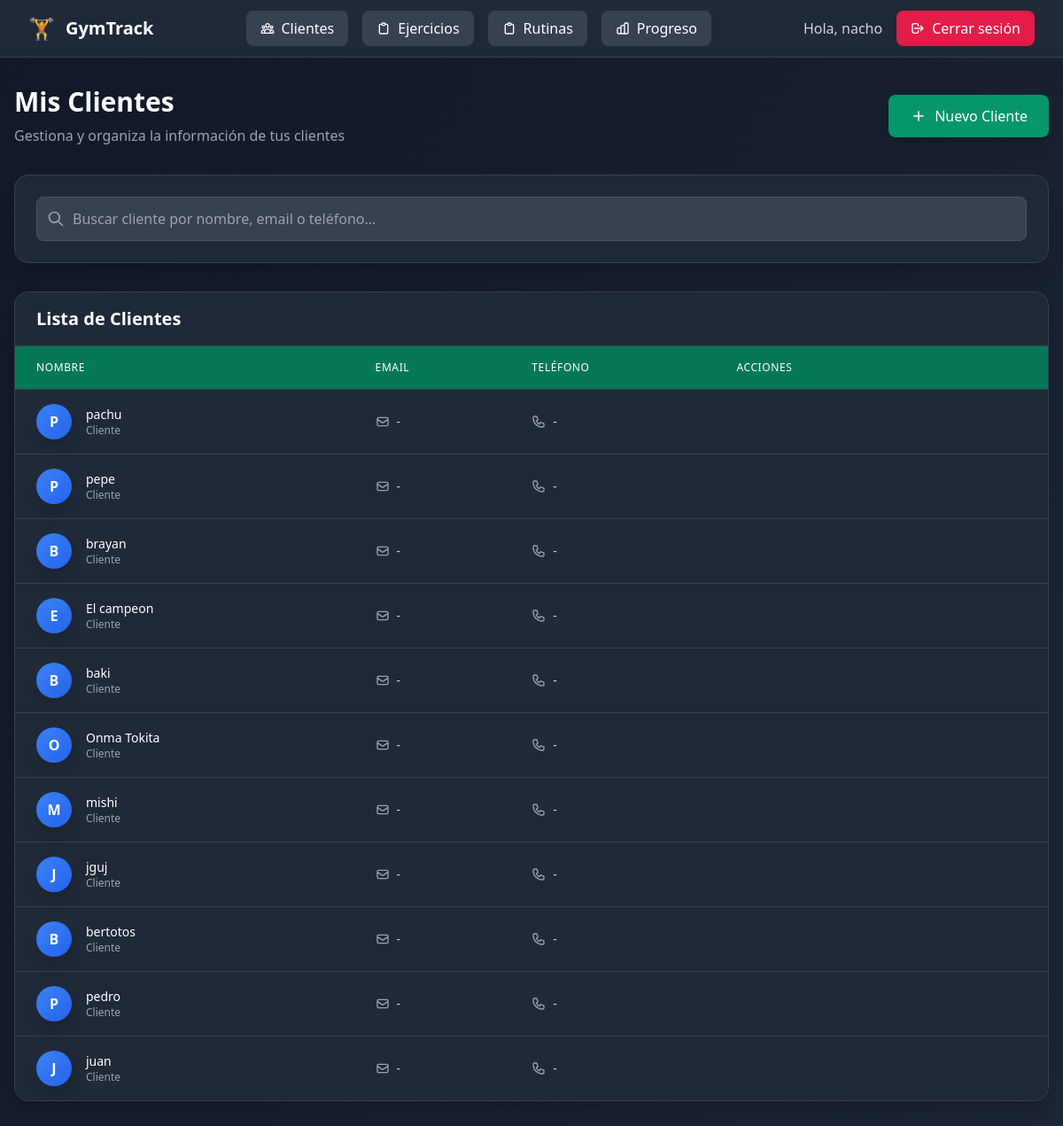
Screenshot of /clientes/ (signed in) with the database file from the repository.
### usuarios/models.py (models this page shows, shortened)
class Usuario(AbstractUser):
    ROLES = [
        ("admin", "Administrador"),
        ("entrenador", "Entrenador"),
        ("cliente", "Cliente"),
    ]
    rol = models.CharField(max_length=20, choices=ROLES, default="cliente")

### clientes/models.py (models this page shows, shortened)
class Cliente(models.Model):
    usuario = models.OneToOneField(
        settings.AUTH_USER_MODEL,
        on_delete=models.CASCADE,
        related_name="perfil_cliente",
        null=True, blank=True
    )
    entrenadores = models.ManyToManyField(
        settings.AUTH_USER_MODEL,
        related_name="clientes",
        blank=True
    )
    nombre = models.CharField(max_length=100)
    edad = models.PositiveIntegerField(null=True, blank=True)
    altura_cm = models.PositiveIntegerField(null=True, blank=True)
    peso_kg = models.FloatField(null=True, blank=True)
    lesiones = models.TextField(blank=True, help_text="Anotar lesiones o complicaciones")

### clientes/views.py (the view)
# urls.py: path("", ClienteListaView.as_view(), name="lista"),
class ClienteListaView(LoginRequiredCustomMixin, RolRequiredMixin, EntrenadorQuerysetMixin, ListView):
    model = Cliente
    template_name = "clientes/lista.html"
    context_object_name = "clientes"
    rol_permitido = "entrenador"  # 👈 solo entrenadores

### usuarios/mixins.py (called while the page is built)
    def test_func(self):
        user = self.request.user
        if not user.is_authenticated:
            return False
        if self.rol_permitido:
            return user.rol == self.rol_permitido
        return False

    def get_queryset(self):
        qs = super().get_queryset()
        user = self.request.user
        if user.is_superuser:
            return qs
        if hasattr(self.model, "cliente"):
            return qs.filter(cliente__entrenadores=user).distinct()
        if hasattr(self.model, "entrenadores"):
            return qs.filter(entrenadores=user).distinct()
        return qs.none()

### clientes/templates/clientes/lista.html (shortened to what this page needs)
{% extends "base.html" %}
{% block content %}
<div class="min-h-screen bg-gradient-to-br from-gray-900 to-gray-800 py-8 px-4">
  <div class="max-w-7xl mx-auto">
    <div class="flex flex-col sm:flex-row justify-between items-start sm:items-center mb-8 gap-4">
      <div>
        <h1 class="text-3xl font-bold text-white mb-2">Mis Clientes</h1>
        <p class="text-gray-400">Gestiona y organiza la información de tus clientes</p>
      </div>
      <a href="{% url 'clientes:crear' %}" class="inline-flex items-center px-6 py-3 bg-emerald-600 hover:bg-emerald-500 text-white font-medium rounded-lg transition-colors shadow-lg">
        <svg class="w-5 h-5 mr-2" fill="none" stroke="currentColor" viewBox="0 0 24 24">
          <path stroke-linecap="round" stroke-linejoin="round" stroke-width="2" d="M12 6v6m0 0v6m0-6h6m-6 0H6"></path>
        </svg>
        Nuevo Cliente
      </a>
    </div>
    <div class="bg-gray-800 rounded-2xl shadow-xl border border-gray-700 p-6 mb-8">
      <div class="relative">
        <div class="absolute inset-y-0 left-0 pl-3 flex items-center pointer-events-none">
        </div>
        <input
          type="text"
          id="buscadorClientes"
          class="block w-full pl-10 pr-4 py-3 bg-gray-700 border border-gray-600 rounded-lg text-white placeholder-gray-400 focus:outline-none focus:ring-2 focus:ring-emerald-500 focus:border-transparent"
          placeholder="Buscar cliente por nombre, email o teléfono..."
        />
      </div>
    </div>
    <div class="bg-gray-800 rounded-2xl shadow-xl border border-gray-700 overflow-hidden">
      <div class="px-6 py-4 border-b border-gray-700">
        <h2 class="text-xl font-bold text-white">Lista de Clientes</h2>
      </div>
      <div class="overflow-x-auto">
        <table class="min-w-full divide-y divide-gray-700">
          <thead class="bg-emerald-700">
            <tr>
              <th class="px-6 py-4 text-left text-xs font-medium text-white uppercase tracking-wider">Nombre</th>
              <th class="px-6 py-4 text-left text-xs font-medium text-white uppercase tracking-wider">Email</th>
              <th class="px-6 py-4 text-left text-xs font-medium text-white uppercase tracking-wider">Teléfono</th>
              <th class="px-6 py-4 text-left text-xs font-medium text-white uppercase tracking-wider">Acciones</th>
            </tr>
          </thead>
          <tbody class="bg-gray-800 divide-y divide-gray-700" id="tablaClientes">
            {% for cliente in clientes %}
            <tr class="hover:bg-gray-750 transition-colors group">
              <td class="px-6 py-4 whitespace-nowrap">
                <div class="flex items-center">
                  <div class="flex-shrink-0 h-10 w-10 bg-gradient-to-br from-blue-500 to-blue-600 rounded-full flex items-center justify-center text-white font-bold shadow-lg">
                    {{ cliente.nombre|slice:":1"|upper }}
                  </div>
                  <div class="ml-4">
                    <div class="text-sm font-medium text-white">{{ cliente.nombre }}</div>
                    <div class="text-xs text-gray-400">Cliente</div>
                  </div>
                </div>
              </td>
              <td class="px-6 py-4 whitespace-nowrap">
                <div class="text-sm text-gray-300 flex items-center">
                  <svg class="w-4 h-4 mr-2 text-gray-400" fill="none" stroke="currentColor" viewBox="0 0 24 24">
                    <path stroke-linecap="round" stroke-linejoin="round" stroke-width="2" d="M3 8l7.89 5.26a2 2 0 002.22 0L21 8M5 19h14a2 2 0 002-2V7a2 2 0 00-2-2H5a2 2 0 00-2 2v10a2 2 0 002 2z"></path>
                  </svg>
                  {{ cliente.email|default:"-" }}
                </div>
              </td>
              <td class="px-6 py-4 whitespace-nowrap">
                <div class="text-sm text-gray-300 flex items-center">
                  {{ cliente.telefono|default:"-" }}
                </div>
              </td>
              <td class="px-6 py-4 whitespace-nowrap">
              </td>
            </tr>
            {% endfor %}
          </tbody>
        </table>
      </div>
    </div>
  </div>
</div>
{% endblock %}

### templates/base.html (shortened to what this page needs)
<!DOCTYPE html>
<html lang="es">
  <head>
    <script src="https://cdn.tailwindcss.com"></script>
  </head>
  <body class="bg-gradient-to-br from-gray-900 to-gray-800 min-h-screen">
    <nav class="bg-gray-800 border-b border-gray-700 shadow-lg">
      <div class="max-w-7xl mx-auto px-4 sm:px-6 lg:px-8">
        <div class="flex justify-between items-center h-16">
          <div class="flex items-center">
            <a href="/" class="flex items-center space-x-3 text-xl font-bold text-white hover:text-emerald-400 transition-colors">
              <span class="text-2xl">🏋️</span>
              <span class="hidden sm:inline">GymTrack</span>
            </a>
          </div>
          <div class="hidden md:flex items-center space-x-4">
            <a href="{% url 'clientes:lista' %}" class="inline-flex items-center px-4 py-2 bg-gray-700 hover:bg-gray-600 text-white font-medium rounded-lg transition-colors">
              Clientes
            </a>
            <a href="{% url 'ejercicios:lista' %}" class="inline-flex items-center px-4 py-2 bg-gray-700 hover:bg-gray-600 text-white font-medium rounded-lg transition-colors">
              <svg class="w-4 h-4 mr-2" fill="none" stroke="currentColor" viewBox="0 0 24 24">
                <path stroke-linecap="round" stroke-linejoin="round" stroke-width="2" d="M9 5H7a2 2 0 00-2 2v12a2 2 0 002 2h10a2 2 0 002-2V7a2 2 0 00-2-2h-2M9 5a2 2 0 002 2h2a2 2 0 002-2M9 5a2 2 0 012-2h2a2 2 0 012 2"></path>
              </svg>
              Ejercicios
            </a>
            <a href="{% url 'rutinas:lista' %}" class="inline-flex items-center px-4 py-2 bg-gray-700 hover:bg-gray-600 text-white font-medium rounded-lg transition-colors">
              <svg class="w-4 h-4 mr-2" fill="none" stroke="currentColor" viewBox="0 0 24 24">
                <path stroke-linecap="round" stroke-linejoin="round" stroke-width="2" d="M9 5H7a2 2 0 00-2 2v12a2 2 0 002 2h10a2 2 0 002-2V7a2 2 0 00-2-2h-2M9 5a2 2 0 002 2h2a2 2 0 002-2M9 5a2 2 0 012-2h2a2 2 0 012 2"></path>
              </svg>
              Rutinas
            </a>
            <a href="{% url 'progreso:index' %}" class="inline-flex items-center px-4 py-2 bg-gray-700 hover:bg-gray-600 text-white font-medium rounded-lg transition-colors">
              Progreso
            </a>
          </div>
          <div class="hidden md:flex items-center space-x-4">
            {% if user.is_authenticated %}
              <span class="text-gray-300 font-medium">Hola, {{ user.username }}</span>
              <a href="{% url 'usuarios:logout' %}" class="inline-flex items-center px-4 py-2 bg-rose-600 hover:bg-rose-500 text-white font-medium rounded-lg transition-colors">
                <svg class="w-4 h-4 mr-2" fill="none" stroke="currentColor" viewBox="0 0 24 24">
                  <path stroke-linecap="round" stroke-linejoin="round" stroke-width="2" d="M17 16l4-4m0 0l-4-4m4 4H7m6 4v1a3 3 0 01-3 3H6a3 3 0 01-3-3V7a3 3 0 013-3h4a3 3 0 013 3v1"></path>
                </svg>
                Cerrar sesión
              </a>
            {% endif %}
          </div>
        </div>
      </div>
    </nav>
    <main class="flex-1">
      {% block content %}{% endblock %}
    </main>
  </body>
</html>

### rows the page displays
Usuario: username "nacho"
Cliente: nombre "P", nombre "pachu", email "-", telefono "-"
Cliente: nombre "P", nombre "pepe", email "-", telefono "-"
Cliente: nombre "B", nombre "brayan", email "-", telefono "-"
Cliente: nombre "E", nombre "El campeon", email "-", telefono "-"
Cliente: nombre "B", nombre "baki", email "-", telefono "-"
Cliente: nombre "O", nombre "Onma Tokita", email "-", telefono "-"
Cliente: nombre "M", nombre "mishi", email "-", telefono "-"
Cliente: nombre "J", nombre "jguj", email "-", telefono "-"
Cliente: nombre "B", nombre "bertotos", email "-", telefono "-"
Cliente: nombre "P", nombre "pedro", email "-", telefono "-"
Cliente: nombre "J", nombre "juan", email "-", telefono "-"
